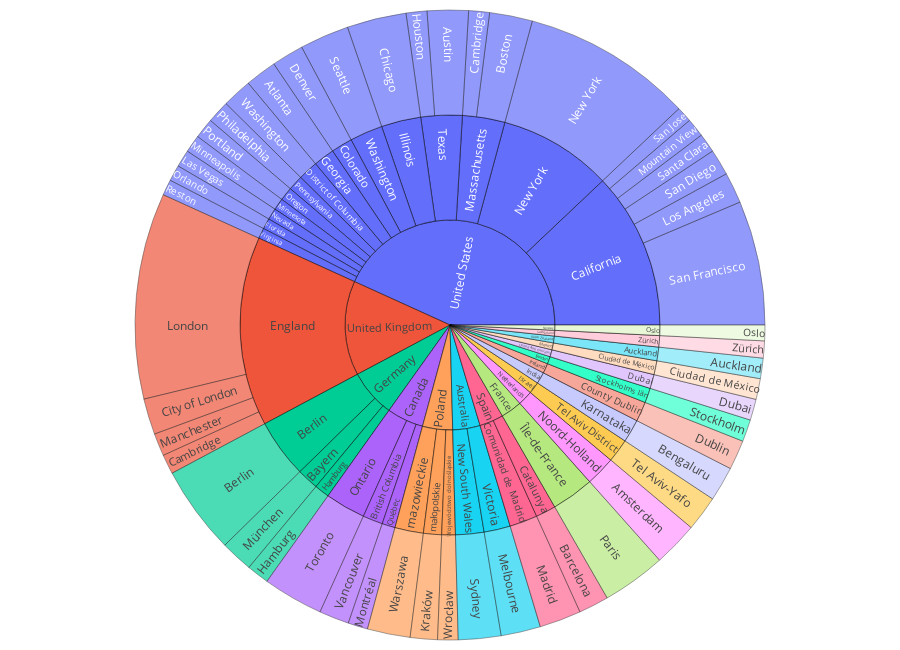

The code cell stored with this chart in its notebook:
### Code cell
# Plot sunburst diagram of event locations
print('Creating sunburst diagram')
cols = ['country_name', 'region', 'locality']
n = 50
custom_sunburst(df_both, cols, n, div=False)

### Figure 1 — Plotly figure (JSON) as saved in the notebook; plotly's stock layout.template omitted (floating-point values rounded to 4 significant figures)
{"data": [{"branchvalues": "total", "domain": {"x": [0, 1], "y": [0, 1]}, "hoverlabel": {"namelength": 0}, "hovertemplate": "%{id}: %{value}", "ids": ["Netherlands/Noord-Holland/Amsterdam", "United States/Georgia/Atlanta", "New Zealand/Auckland/Auckland", "United States/Texas/Austin", "Spain/Catalunya/Barcelona", "India/Karnataka/Bengaluru", "Germany/Berlin/Berlin", "United States/Massachusetts/Boston", "United Kingdom/England/Cambridge", "United States/Massachusetts/Cambridge", "United States/Illinois/Chicago", "United Kingdom/England/City of London", "Mexico/Ciudad de México/Ciudad de México", "United States/Colorado/Denver", "United Arab Emirates/Dubai/Dubai", "Ireland/County Dublin/Dublin", "Germany/Hamburg/Hamburg", "United States/Texas/Houston", "Poland/małopolskie/Kraków", "United States/Nevada/Las Vegas", "United Kingdom/England/London", "United States/California/Los Angeles", "Spain/Comunidad de Madrid/Madrid", "United Kingdom/England/Manchester", "Australia/Victoria/Melbourne", "United States/Minnesota/Minneapolis", "Canada/Québec/Montréal", "United States/California/Mountain View", "Germany/Bayern/München", "United States/New York/New York", "United States/Florida/Orlando", "Norway/Oslo/Oslo", "France/Île-de-France/Paris", "United States/Pennsylvania/Philadelphia", "United States/Oregon/Portland", "United States/Virginia/Reston", "United States/California/San Diego", "United States/California/San Francisco", "United States/California/San Jose", "United States/California/Santa Clara", "United States/Washington/Seattle", "Sweden/Stockholms län/Stockholm", "Australia/New South Wales/Sydney", "Israel/Tel Aviv District/Tel Aviv-Yafo", "Canada/Ontario/Toronto", "Canada/British Columbia/Vancouver", "Poland/mazowieckie/Warszawa", "United States/District of Columbia/Washington", "Poland/Województwo dolnośląskie/Wrocław", "Switzerland/Zürich/Zürich", "New Zealand/Auckland", "Germany/Bayern", "Germany/Berlin", "Canada/British Columbia", "United States/California", "Spain/Catalunya", "Mexico/Ciudad de México", "United States/Colorado", "Spain/Comunidad de Madrid", "Ireland/County Dublin", "United States/District of Columbia", "United Arab Emirates/Dubai", "United Kingdom/England", "United States/Florida", "United States/Georgia", "Germany/Hamburg", "United States/Illinois", "India/Karnataka", "United States/Massachusetts", "United States/Minnesota", "United States/Nevada", "Australia/New South Wales", "United States/New York", "Netherlands/Noord-Holland", "Canada/Ontario", "United States/Oregon", "Norway/Oslo", "United States/Pennsylvania", "Canada/Québec", "Sweden/Stockholms län", "Israel/Tel Aviv District", "United States/Texas", "Australia/Victoria", "United States/Virginia", "United States/Washington", "Poland/Województwo dolnośląskie", "Switzerland/Zürich", "Poland/mazowieckie", "Poland/małopolskie", "France/Île-de-France", "Australia", "Canada", "France", "Germany", "India", "Ireland", "Israel", "Mexico", "Netherlands", "New Zealand", "Norway", "Poland", "Spain", "Sweden", "Switzerland", "United Arab Emirates", "United Kingdom", "United States"], "insidetextorientation": "radial", "labels": ["Amsterdam", "Atlanta", "Auckland", "Austin", "Barcelona", "Bengaluru", "Berlin", "Boston", "Cambridge", "Cambridge", "Chicago", "City of London", "Ciudad de México", "Denver", "Dubai", "Dublin", "Hamburg", "Houston", "Kraków", "Las Vegas", "London", "Los Angeles", "Madrid", "Manchester", "Melbourne", "Minneapolis", "Montréal", "Mountain View", "München", "New York", "Orlando", "Oslo", "Paris", "Philadelphia", "Portland", "Reston", "San Diego", "San Francisco", "San Jose", "Santa Clara", "Seattle", "Stockholm", "Sydney", "Tel Aviv-Yafo", "Toronto", "Vancouver", "Warszawa", "Washington", "Wrocław", "Zürich", "Auckland", "Bayern", "Berlin", "British Columbia", "California", "Catalunya", "Ciudad de México", "Colorado", "Comunidad de Madrid", "County Dublin", "District of Columbia", "Dubai", "England", "Florida", "Georgia", "Hamburg", "Illinois", "Karnataka", "Massachusetts", "Minnesota", "Nevada", "New South Wales", "New York", "Noord-Holland", "Ontario", "Oregon", "Oslo", "Pennsylvania", "Québec", "Stockholms län", "Tel Aviv District", "Texas", "Victoria", "Virginia", "Washington", "Województwo dolnośląskie", "Zürich", "mazowieckie", "małopolskie", "Île-de-France", "Australia", "Canada", "France", "Germany", "India", "Ireland", "Israel", "Mexico", "Netherlands", "New Zealand", "Norway", "Poland", "Spain", "Sweden", "Switzerland", "United Arab Emirates", "United Kingdom", "United States"], "marker": {"line": {"color": "#000000", "width": 0.5}}, "name": "", "parents": ["Netherlands/Noord-Holland", "United States/Georgia", "New Zealand/Auckland", "United States/Texas", "Spain/Catalunya", "India/Karnataka", "Germany/Berlin", "United States/Massachusetts", "United Kingdom/England", "United States/Massachusetts", "United States/Illinois", "United Kingdom/England", "Mexico/Ciudad de México", "United States/Colorado", "United Arab Emirates/Dubai", "Ireland/County Dublin", "Germany/Hamburg", "United States/Texas", "Poland/małopolskie", "United States/Nevada", "United Kingdom/England", "United States/California", "Spain/Comunidad de Madrid", "United Kingdom/England", "Australia/Victoria", "United States/Minnesota", "Canada/Québec", "United States/California", "Germany/Bayern", "United States/New York", "United States/Florida", "Norway/Oslo", "France/Île-de-France", "United States/Pennsylvania", "United States/Oregon", "United States/Virginia", "United States/California", "United States/California", "United States/California", "United States/California", "United States/Washington", "Sweden/Stockholms län", "Australia/New South Wales", "Israel/Tel Aviv District", "Canada/Ontario", "Canada/British Columbia", "Poland/mazowieckie", "United States/District of Columbia", "Poland/Województwo dolnośląskie", "Switzerland/Zürich", "New Zealand", "Germany", "Germany", "Canada", "United States", "Spain", "Mexico", "United States", "Spain", "Ireland", "United States", "United Arab Emirates", "United Kingdom", "United States", "United States", "Germany", "United States", "India", "United States", "United States", "United States", "Australia", "United States", "Netherlands", "Canada", "United States", "Norway", "United States", "Canada", "Sweden", "Israel", "United States", "Australia", "United States", "United States", "Poland", "Switzerland", "Poland", "Poland", "France", "", "", "", "", "", "", "", "", "", "", "", "", "", "", "", "", "", ""], "type": "sunburst", "values": [1545, 1089, 706, 1420, 1041, 1198, 3046, 1481, 677, 718, 2049, 1243, 719, 1106, 729, 1022, 774, 719, 938, 593, 7114, 1068, 1443, 783, 1365, 609, 681, 643, 1118, 5884, 556, 542, 2202, 781, 699, 547, 906, 4297, 538, 663, 1703, 763, 1471, 1218, 2088, 1035, 1479, 1029, 704, 589, 706, 1118, 3046, 1035, 8115, 1041, 719, 1106, 1443, 1022, 1029, 729, 9817, 556, 1089, 774, 2049, 1198, 2199, 609, 593, 1471, 5884, 1545, 2088, 699, 542, 781, 681, 763, 1218, 2139, 1365, 547, 1703, 704, 589, 1479, 938, 2202, 2836, 3804, 2202, 4938, 1198, 1022, 1218, 719, 1545, 706, 542, 3121, 2484, 763, 589, 729, 9817, 29098]}], "layout": {"height": 650, "legend": {"tracegroupgap": 0}, "margin": {"b": 10, "l": 10, "r": 10, "t": 10}}}
